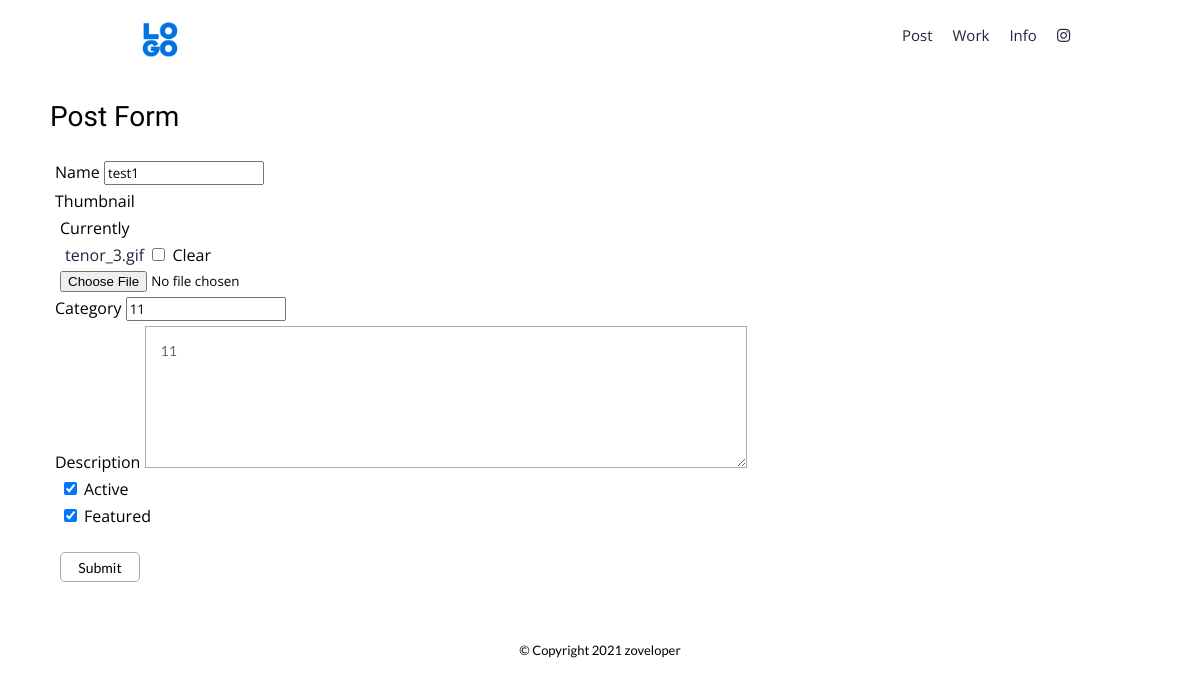
Page /update_post/2/ (signed in) on the earlier database version.
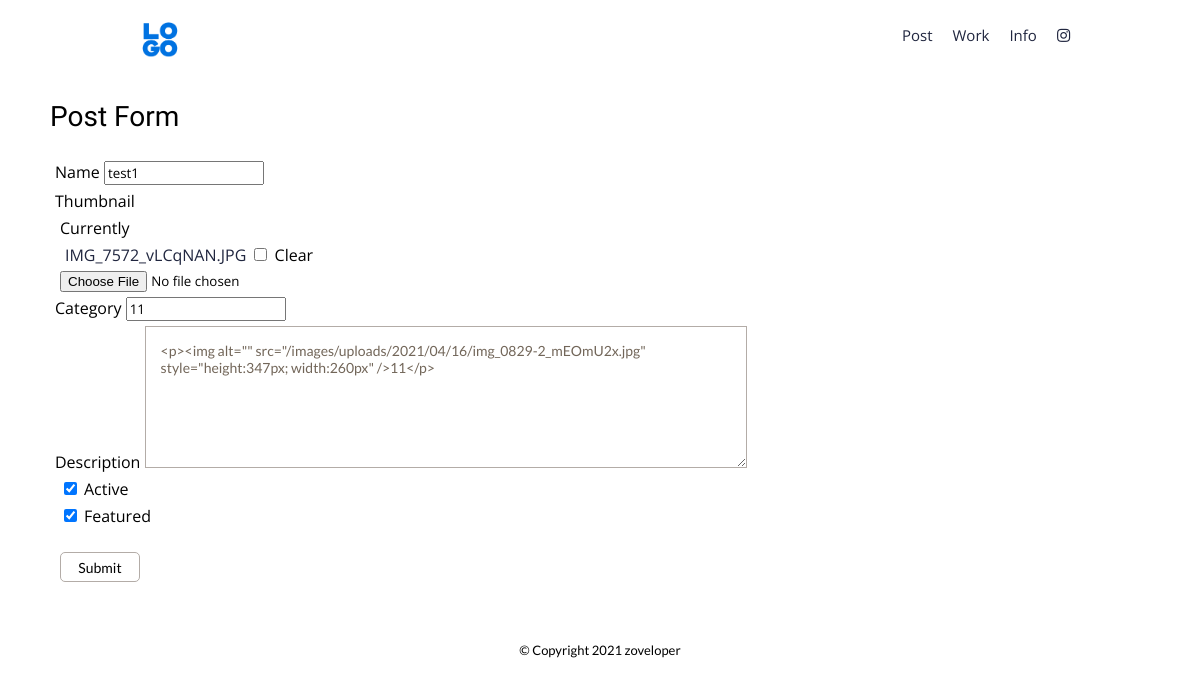
Same page on the later database version.
### base/models.py (models this page shows, shortened)
class Post(models.Model):
    name = models.CharField(max_length=200, null=True, blank=True)
    thumbnail = models.ImageField(null=True, blank=True, default='/placeholder.png')
    category = models.CharField(max_length=200, null=True, blank=True)
    description = RichTextUploadingField(null=True, blank=True)
    active = models.BooleanField(default=False)
    featured = models.BooleanField(default=False)
    id = models.AutoField( editable=False, primary_key=True)

### base/views.py (the view)
# urls.py: path('update_post/<str:pk>/', views.updatePost, name="update_post"),
@login_required(login_url="home")
def updatePost(request, pk):
    post = Post.objects.get(id=pk)
    form = PostForm(instance=post)
    if request.method == 'POST':
        form = PostForm(request.POST, request.FILES, instance=post)
        if form.is_valid():
            form.save()
        return redirect('home')
    context = {'form':form}
    return render(request,'base/post_form.html', context)

### base/forms.py
class PostForm(ModelForm):
    class Meta:
        model = Post
        fields='__all__'

### base/templates/base/post_form.html (shortened to what this page needs)
{% extends 'base/main.html' %}
{% load static%}
{% load crispy_forms_tags %}
{% block content %}
<h3>Post Form</h3>
<div class="form-wrapper">
    <form class = "post-form-container" action="" method="POST" enctype="multipart/form-data">
                {{form|crispy}}
        <input class= "btn-primary" type="submit" value="Submit">
    </form>
</div>
{% endblock content %}

Differences in the rows shown:
changed Post "test1": description "11" → "<p><img alt=\"\" src=\"/images/uploads/2021/04/16/img_0829-2_mEOmU2x.jpg\" style=\"height:347px; width:260px\" />11</p>"
Other differences:
text no longer shown: "Name Thumbnail Currently tenor_3.gif Clear Category Description Active Featured"
text now shown: "Name Thumbnail Currently IMG_7572_vLCqNAN.JPG Clear Category Description Active Featured"
